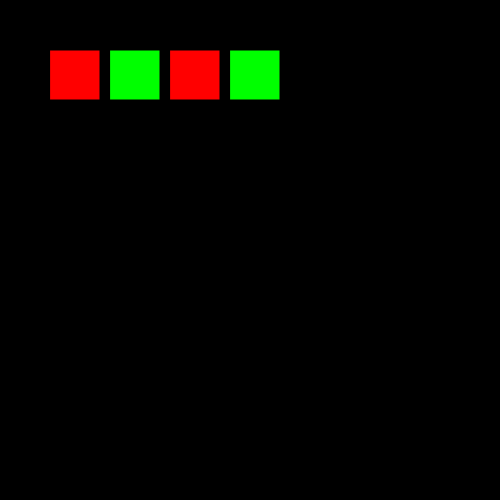
Frame 1 (no input)
Frame 60 (no input): identical to frame 1, image omitted
Frame 120 (the mouse pressed at the canvas centre since frame 60): identical to frame 1, image omitted

The p5.js sketch that drew this single still picture (run headless with seeded random() and noise() and a simulated clock; from frame 60 on, the mouse is pressed at the canvas centre):

// p5.js sketch
// ── sketch.js
function setup() {
  createCanvas(500,500);
}

function draw() {
  background(0);
  fill(255, 0, 0);
  rect(50, 50, 50, 50);
  rect(170, 50, 50, 50);
  
  fill(0, 255, 0);
  rect(110, 50, 50, 50);
  rect(230, 50, 50, 50);

}
